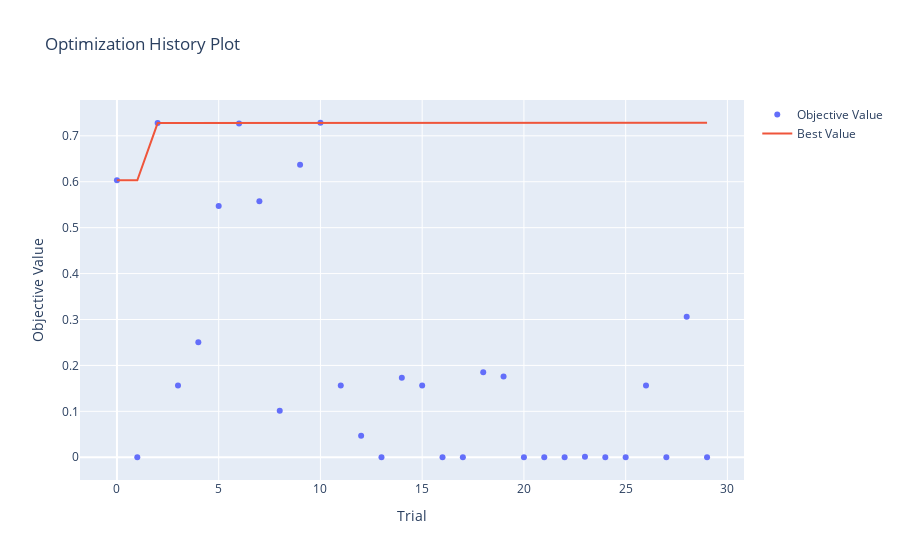

The cell this chart's notebook holds for it:
### Code cell
optuna.visualization.plot_optimization_history(study)

### Figure 1 — Plotly figure (JSON) as saved in the notebook; plotly's stock layout.template omitted (floating-point values rounded to 4 significant figures)
{"data": [{"mode": "markers", "name": "Objective Value", "type": "scatter", "x": [0, 1, 2, 3, 4, 5, 6, 7, 8, 9, 10, 11, 12, 13, 14, 15, 16, 17, 18, 19, 20, 21, 22, 23, 24, 25, 26, 27, 28, 29], "y": [0.6032, 0, 0.7277, 0.1564, 0.2502, 0.5472, 0.727, 0.5577, 0.1013, 0.637, 0.7285, 0.1564, 0.0466, 0, 0.173, 0.1564, 0, 0, 0.1849, 0.1756, 0, 0, 0, 0.00117, 0, 0, 0.1565, 0, 0.3061, 0]}, {"mode": "lines", "name": "Best Value", "type": "scatter", "x": [0, 1, 2, 3, 4, 5, 6, 7, 8, 9, 10, 11, 12, 13, 14, 15, 16, 17, 18, 19, 20, 21, 22, 23, 24, 25, 26, 27, 28, 29], "y": [0.6032, 0.6032, 0.7277, 0.7277, 0.7277, 0.7277, 0.7277, 0.7277, 0.7277, 0.7277, 0.7285, 0.7285, 0.7285, 0.7285, 0.7285, 0.7285, 0.7285, 0.7285, 0.7285, 0.7285, 0.7285, 0.7285, 0.7285, 0.7285, 0.7285, 0.7285, 0.7285, 0.7285, 0.7285, 0.7285]}, {"marker": {"color": "#cccccc"}, "mode": "markers", "name": "Infeasible Trial", "showlegend": false, "type": "scatter", "x": [], "y": []}], "layout": {"title": {"text": "Optimization History Plot"}, "xaxis": {"title": {"text": "Trial"}}, "yaxis": {"title": {"text": "Objective Value"}}}}
